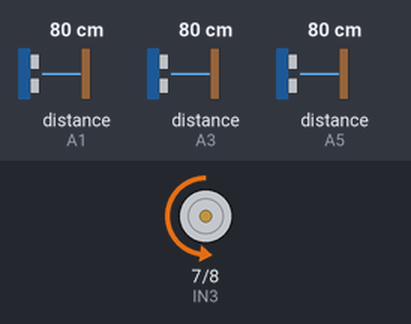
The sketch below on a simulated Arduino Uno, built with avr-gcc and run on an emulated ATmega328P. Parts: motor-driver pin pairs drawn as motors (green arrow = first pin HIGH = forward, orange = second pin HIGH = backward, longer = more drive, scaled by the enable pin). Wiring (inferred from the names in the program): 3 × ultrasonic range finder: trigger A0, echo A1 / trigger A2, echo A3 / trigger A4, echo A5. The test bench sets the inputs (shaded band); at power-on: distance to the obstacle (sensors on A1, A3, A5) 80 cm. The echo pulse lasts 58.3 µs per cm; what the sketch prints to the serial monitor is not drawn.

Above: at 2.3 s.
2.4 s: distance to the obstacle (sensor on A1) set to 9 cm
At 3.4 s:
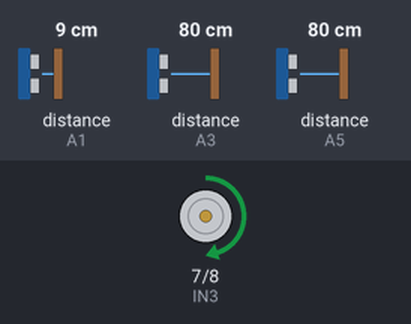
5.4 s: distance to the obstacle (sensor on A1) set to 6 cm
At 6.24 s:
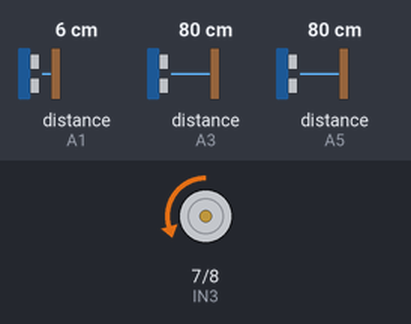
8.4 s: distance to the obstacle (sensor on A3) set to 18 cm
11.4 s: distance to the obstacle (sensor on A3) set to 13 cm
At 11.51 s:
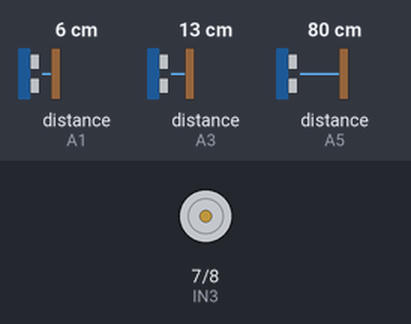
14.4 s: distance to the obstacle (sensor on A5) set to 54 cm
17.4 s: distance to the obstacle (sensor on A5) set to 47 cm
Timing chart, 0 to 21.4 s (numbered marks = the images above; inputs shaded):
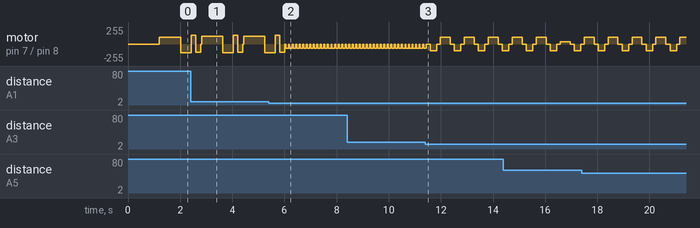

Measured:
- the behaviour switches between 8 and 7 cm on distance to the obstacle (sensor on A1) (found by bisection; images 1 and 2)
- the behaviour switches between 16 and 15 cm on distance to the obstacle (sensor on A3) (found by bisection; images 2 and 3)
- by itself, motor on pin 7 (IN3) / pin 8 (IN4): repeats every 0.92 s: stopped 0.17 s, backward 100/255 0.25 s, stopped 0.13 s, forward 100/255 0.37 s

The sketch:

maze_solver_pivot_stuck.ino
```cpp
// ==========================================================
// MAZE SOLVER ROBOT - LEFT PREFERRED (Professor Optimized)
// STRAIGHT FORWARD until WALL → LEFT priority turns
// Active corridor centering + stop-before-turn
// Motor Driver: L298N
//
// GEOMETRY:
//   Left/Right sensors at ~30° outward from front corners.
//   Front sensor straight ahead at center.
//   Caster wheel at REAR → pivot near wheel axle (center).
//   Bot: 25cm long × 12.5cm wide. Maze cell: 40cm × 40cm.
//
//   cos(30°) = 0.866 → angled reading × 0.866 = true lateral gap
//   Both sensors share the same angle → raw L-R error for centering
//   is valid as-is (cos factor cancels). Lateral clearance decisions
//   use the trig-corrected value.
//
// NEW in this version:
//   PIVOT TURNS  — instead of a dead stop + spin, the bot does a
//                  gentle arc (one wheel slower, other faster) for
//                  90° turns when space allows. Feels smoother and
//                  stays better centered in the cell.
//   STUCK ESCAPE — detects being stuck (no meaningful forward
//                  progress while trying to move) and executes a
//                  multi-step escape: reverse → wiggle → re-scan.
// ==========================================================

// ── Motor Driver Pins (L298N) ──────────────────────────────
const int ENA = 5;
const int IN1 = 4;
const int IN2 = 3;
const int ENB = 6;
const int IN3 = 7;
const int IN4 = 8;

// ── Ultrasonic Sensor Pins ─────────────────────────────────
const int LEFT_TRIG  = A0;
const int LEFT_ECHO  = A1;
const int FRONT_TRIG = A2;
const int FRONT_ECHO = A3;
const int RIGHT_TRIG = A4;
const int RIGHT_ECHO = A5;

// ── Geometry ───────────────────────────────────────────────
constexpr float COS30 = 0.866f;

// ── TUNED PARAMETERS ───────────────────────────────────────
const int baseSpeedLeft   = 100;
const int baseSpeedRight  = 100;
const int turnSpeedLeft   = 120;
const int turnSpeedRight  = 120;

const int wallThreshold      = 15;   // cm front wall detect
const int closeThreshold     = 10;   // cm raw angled: side wall close
const int veryCloseThreshold = 7;    // cm raw angled: too close → adjust
const int openTurnThreshold  = 18;   // cm raw angled: full cell open that side

const int turnDuration90   = 300;   // ms full pivot 90°
const int turnDuration180  = 600;   // ms full pivot 180°
const int shortStopDuration    = 150;
const int shortReverseDuration = 250;
const int smallAdjustDuration  = 100;
const int preTurnStopDuration  = 100;

// ── Pivot-arc parameters ───────────────────────────────────
constexpr float innerWheelRatio   = 0.30f;  // 0.0–0.5 (tune on floor)
const int   pivotArcDuration  = 375;   // ms for 90° arc (tune: turnDuration90 × 1.25)
const int   pivotArc180Duration = 750; // ms for 180° arc

// Whether to use arc turns or full pivot spins.
// Set to false if arcs cause the bot to clip walls in tight corridors.
const bool usePivotArc = true;

// ── Centering ──────────────────────────────────────────────
const float centerGain    = 1.8;
const int   maxCorrection = 12;
const int   minSpeed      = 60;

// ── Stuck detection ───────────────────────────────────────
// The bot is "stuck" if it has been commanding FORWARD for
// stuckTimeLimit ms but the front sensor reading has not
// decreased (it hasn't moved closer to anything — motor stall,
// wheel slip, wedged against wall, etc.).
//
// We track the front distance at the moment forward starts.
// If distFront doesn't change by more than stuckMovementThreshold
// after stuckTimeLimit ms → trigger escape sequence.
//
// Escape sequence:
//   Step 1: reverse stuckReverseDuration ms (pull away)
//   Step 2: wiggle — short left arc then right arc (unstick wheels)
//   Step 3: return to scan (re-read sensors, pick new direction)
const unsigned long stuckTimeLimit        = 800;   // ms with no progress → stuck
const float         stuckMovementThreshold = 2.0;  // cm change needed to prove moving
const int           stuckReverseDuration  = 400;   // ms reverse during escape
const int           stuckWiggleDuration   = 180;   // ms each wiggle direction

// Stuck tracking variables
unsigned long forwardStartTime  = 0;
float         forwardStartFront = 999.0;
bool          trackingForward   = false;

// ── State Machine ──────────────────────────────────────────
enum RobotState {
  SCAN,
  FORWARD,
  LEFT90,
  UTURN,
  RIGHT90,
  STOP,
  REVERSE,
  ADJUST_LEFT,
  ADJUST_RIGHT,
  PRE_TURN_STOP,
  STUCK_REVERSE,
  STUCK_WIGGLE_L,
  STUCK_WIGGLE_R
};

RobotState robotState           = SCAN;
unsigned long actionStartTime  = 0;
int  currentActionDuration     = 0;
bool wallDetected  = false;
bool justReversed  = false;
RobotState intendedTurn  = UTURN;

// ==========================================================
void setup() {
  Serial.begin(9600);
  Serial.println("=== MAZE BOT - PIVOT ARC + STUCK ESCAPE ===");
  Serial.println("Angled sensors (30deg) + rear caster geometry.");
  Serial.println("usePivotArc=" + String(usePivotArc)
               + " innerWheelRatio=" + String(innerWheelRatio));
  Serial.println("Logic: FORWARD → STOP → REVERSE → PRE-STOP → ARC/SPIN TURN");

  pinMode(ENA,OUTPUT); pinMode(IN1,OUTPUT); pinMode(IN2,OUTPUT);
  pinMode(ENB,OUTPUT); pinMode(IN3,OUTPUT); pinMode(IN4,OUTPUT);
  pinMode(LEFT_TRIG,OUTPUT);  pinMode(LEFT_ECHO,INPUT);
  pinMode(FRONT_TRIG,OUTPUT); pinMode(FRONT_ECHO,INPUT);
  pinMode(RIGHT_TRIG,OUTPUT); pinMode(RIGHT_ECHO,INPUT);

  stopMotors();
  delay(1000);
  Serial.println(">>> READY! Place in maze...");
  Serial.println("Tune: turnDuration90=" + String(turnDuration90)
               + " pivotArcDuration=" + String(pivotArcDuration));
}

// ==========================================================
void loop() {

  // ── 1. STATE MACHINE ──────────────────────────────────────
  if (robotState != SCAN) {
    if (millis() - actionStartTime >= (unsigned long)currentActionDuration) {
      stopMotors();

      if (robotState == STOP && wallDetected) {
        // Wall stop done → reverse
        startAction(REVERSE, shortReverseDuration);
        executeShortReverse();
        wallDetected = false;
        justReversed = true;

      } else if (robotState == PRE_TURN_STOP) {
        // Pre-turn settle done → execute arc or spin
        int dur = (intendedTurn == UTURN)
                  ? (usePivotArc ? pivotArc180Duration : turnDuration180)
                  : (usePivotArc ? pivotArcDuration    : turnDuration90);
        startAction(intendedTurn, dur);
        if      (intendedTurn == LEFT90) executeLeftTurn();
        else if (intendedTurn == RIGHT90) executeRightTurn();
        else                             executeRightTurn();  // u-turn spins right

      } else if (robotState == STUCK_REVERSE) {
        // Stuck reverse done → wiggle left
        startAction(STUCK_WIGGLE_L, stuckWiggleDuration);
        executeWiggleLeft();

      } else if (robotState == STUCK_WIGGLE_L) {
        // Wiggle left done → wiggle right
        startAction(STUCK_WIGGLE_R, stuckWiggleDuration);
        executeWiggleRight();

      } else if (robotState == STUCK_WIGGLE_R) {
        // Wiggle right done → back to scan
        robotState = SCAN;
        trackingForward = false;
        Serial.println("--- Stuck escape complete, re-scanning ---");

      } else {
        robotState = SCAN;
        trackingForward = false;
        Serial.println("--- Action done, scanning ---");
      }
    }
    return;
  }

  // ── 2. READ SENSORS ───────────────────────────────────────
  float distLeft  = getDistance(LEFT_TRIG,  LEFT_ECHO);
  float distFront = getDistance(FRONT_TRIG, FRONT_ECHO);
  float distRight = getDistance(RIGHT_TRIG, RIGHT_ECHO);

  float latLeft  = distLeft  * COS30;
  float latRight = distRight * COS30;

  // ── 3. DEBUG ──────────────────────────────────────────────
  Serial.print("L:"); Serial.print(distLeft,0);
  Serial.print(" F:"); Serial.print(distFront,0);
  Serial.print(" R:"); Serial.print(distRight,0);
  Serial.print(" | Ll:"); Serial.print(latLeft,1);
  Serial.print(" Rl:"); Serial.print(latRight,1);

  // ── 4. AFTER REVERSE: decide turn direction ───────────────
  if (justReversed) {
    justReversed = false;
    trackingForward = false;
    Serial.print(" | AFTER REVERSE:");
    if      (distLeft  > openTurnThreshold) { intendedTurn = LEFT90; Serial.println(" → LEFT");   }
    else if (distRight > openTurnThreshold) { intendedTurn = RIGHT90; Serial.println(" → RIGHT");  }
    else                                    { intendedTurn = UTURN; Serial.println(" → U-TURN"); }
    startAction(PRE_TURN_STOP, preTurnStopDuration);
    stopMotors();
    return;
  }

  // ── 5. PROACTIVE LEFT TURN (angled sensor advantage) ──────
  // Sensors see junctions before the bot reaches them.
  if (distFront > wallThreshold + 6       &&
      distLeft  > openTurnThreshold * 1.4 &&
      distRight < 40) {
    Serial.println(" | PROACTIVE LEFT → PRE-STOP");
    trackingForward = false;
    intendedTurn = LEFT90;
    startAction(PRE_TURN_STOP, preTurnStopDuration);
    stopMotors();
    return;
  }

  // ── 6. MAIN FORWARD LOGIC ─────────────────────────────────
  if (distFront > wallThreshold) {
    bool leftDanger = latLeft < veryCloseThreshold * COS30;
    bool rightDanger = latRight < veryCloseThreshold * COS30;
    bool leftClose = distLeft < closeThreshold;
    bool rightClose = distRight < closeThreshold;

    // ── Reverse decision making (only for dangerous side proximity)
    if (shouldReverse(distFront, distLeft, distRight, latLeft, latRight)) {
      Serial.println(" | REVERSE DECISION → BACK OFF");
      trackingForward = false;
      startAction(REVERSE, shortReverseDuration);
      executeShortReverse();
      return;
    }

    // ── Left/right proximity adjustments act independently
    if (leftDanger) {
      Serial.println(" | LEFT TOO CLOSE → ADJUST RIGHT");
      trackingForward = false;
      startAction(ADJUST_RIGHT, smallAdjustDuration);
      executeAdjustRight();
      return;
    }
    if (rightDanger) {
      Serial.println(" | RIGHT TOO CLOSE → ADJUST LEFT");
      trackingForward = false;
      startAction(ADJUST_LEFT, smallAdjustDuration);
      executeAdjustLeft();
      return;
    }

    // ── Stuck detection ───────────────────────────────────
    if (!trackingForward) {
      // Start tracking this forward run
      forwardStartTime  = millis();
      forwardStartFront = distFront;
      trackingForward   = true;
    } else {
      unsigned long elapsed = millis() - forwardStartTime;
      if (elapsed >= stuckTimeLimit) {
        // Check if front distance changed enough to prove movement
        float distChange = forwardStartFront - distFront; // positive = moved closer
        if (distChange < stuckMovementThreshold) {
          // No meaningful progress → STUCK
          Serial.println(" | *** STUCK DETECTED → ESCAPE ***");
          trackingForward = false;
          startAction(STUCK_REVERSE, stuckReverseDuration);
          executeStuckReverse();
          return;
        } else {
          // We are moving — reset window
          forwardStartTime  = millis();
          forwardStartFront = distFront;
        }
      }
    }

    int speedL = baseSpeedLeft;
    int speedR = baseSpeedRight;

    // ── Corridor centering ──
    if (distLeft < 40 && distRight < 40) {
      float error    = distLeft - distRight;
      int correction = (int)(error * centerGain);
      correction     = constrain(correction, -maxCorrection, maxCorrection);
      speedL += correction;
      speedR -= correction;
      Serial.print(" | CENTER err="); Serial.print(error,1);
      Serial.print(" corr="); Serial.print(correction);
    } else {
      // Single-wall hug
      if (distLeft  < closeThreshold) { speedL -= 10; speedR += 10; Serial.print(" | HUG-L"); }
      if (distRight < closeThreshold) { speedL += 10; speedR -= 10; Serial.print(" | HUG-R"); }
      // Emergency scrape guard
      if (latLeft  < 5.0) { speedL -= 15; speedR += 15; Serial.print(" | SCRAPE-L!"); }
      if (latRight < 5.0) { speedL += 15; speedR -= 15; Serial.print(" | SCRAPE-R!"); }
    }

    speedL = constrain(speedL, minSpeed, 255);
    speedR = constrain(speedR, minSpeed, 255);

    Serial.println(" → FORWARD");
    executeForward(speedL, speedR);

  } else {
    // Front wall
    Serial.println(" | WALL! → STOP");
    trackingForward = false;
    wallDetected = true;
    startAction(STOP, shortStopDuration);
    stopMotors();
  }

  delay(30);
}

// ==========================================================
// MOTOR FUNCTIONS
// ==========================================================

void startAction(RobotState stateCode, int duration) {
  robotState            = stateCode;
  currentActionDuration = duration;
  actionStartTime       = millis();
}

float getDistance(int trigPin, int echoPin) {
  digitalWrite(trigPin, LOW);  delayMicroseconds(5);
  digitalWrite(trigPin, HIGH); delayMicroseconds(10);
  digitalWrite(trigPin, LOW);
  long duration = pulseIn(echoPin, HIGH, 20000);
  if (duration < 100 || duration > 20000) return 999.0;
  float distance = duration * 0.034 / 2;
  return (distance > 50) ? 999.0 : distance;
}

void executeForward(int speedL, int speedR) {
  digitalWrite(IN1, HIGH); digitalWrite(IN2, LOW); analogWrite(ENA, speedL);
  digitalWrite(IN3, HIGH); digitalWrite(IN4, LOW); analogWrite(ENB, speedR);
}

// ── LEFT TURN: pivot arc or full spin based on usePivotArc ─
// Arc:  outer wheel (right) at full turnSpeed,
//       inner wheel (left)  at turnSpeed × innerWheelRatio.
//       Bot curves left — smooth, stays centered in cell.
// Spin: left reverse, right forward — original tight pivot.
void executeLeftTurn() {
  if (usePivotArc) {
    int outerSpeed = turnSpeedRight;
    int innerSpeed = (int)(turnSpeedLeft * innerWheelRatio);
    // Inner (left) crawls forward, outer (right) drives forward faster
    // → bot arcs left
    digitalWrite(IN1, HIGH); digitalWrite(IN2, LOW); analogWrite(ENA, innerSpeed);
    digitalWrite(IN3, HIGH); digitalWrite(IN4, LOW); analogWrite(ENB, outerSpeed);
  } else {
    // Original full spin
    digitalWrite(IN1, LOW);  digitalWrite(IN2, HIGH); analogWrite(ENA, turnSpeedLeft);
    digitalWrite(IN3, HIGH); digitalWrite(IN4, LOW);  analogWrite(ENB, turnSpeedRight);
  }
}

// ── RIGHT TURN ─────────────────────────────────────────────
// Arc:  outer wheel (left) at full turnSpeed,
//       inner wheel (right) at turnSpeed × innerWheelRatio.
// Spin: left forward, right reverse.
void executeRightTurn() {
  if (usePivotArc) {
    int outerSpeed = turnSpeedLeft;
    int innerSpeed = (int)(turnSpeedRight * innerWheelRatio);
    digitalWrite(IN1, HIGH); digitalWrite(IN2, LOW); analogWrite(ENA, outerSpeed);
    digitalWrite(IN3, HIGH); digitalWrite(IN4, LOW); analogWrite(ENB, innerSpeed);
  } else {
    // Original full spin
    digitalWrite(IN1, HIGH); digitalWrite(IN2, LOW);  analogWrite(ENA, turnSpeedLeft);
    digitalWrite(IN3, LOW);  digitalWrite(IN4, HIGH); analogWrite(ENB, turnSpeedRight);
  }
}

void executeAdjustLeft() {
  digitalWrite(IN1, LOW);  digitalWrite(IN2, HIGH); analogWrite(ENA, turnSpeedLeft  / 2);
  digitalWrite(IN3, HIGH); digitalWrite(IN4, LOW);  analogWrite(ENB, turnSpeedRight / 2);
}

void executeAdjustRight() {
  digitalWrite(IN1, HIGH); digitalWrite(IN2, LOW);  analogWrite(ENA, turnSpeedLeft  / 2);
  digitalWrite(IN3, LOW);  digitalWrite(IN4, HIGH); analogWrite(ENB, turnSpeedRight / 2);
}

void executeShortReverse() {
  // Normal post-wall reverse: slow and controlled
  digitalWrite(IN1, LOW); digitalWrite(IN2, HIGH); analogWrite(ENA, baseSpeedLeft);
  digitalWrite(IN3, LOW); digitalWrite(IN4, HIGH); analogWrite(ENB, baseSpeedRight);
}

// ── Stuck escape: harder reverse to break free ─────────────
// Slightly faster than normal reverse to overcome any jam.
void executeStuckReverse() {
  int escapeSpeed = constrain(baseSpeedLeft + 30, 0, 255);
  digitalWrite(IN1, LOW); digitalWrite(IN2, HIGH); analogWrite(ENA, escapeSpeed);
  digitalWrite(IN3, LOW); digitalWrite(IN4, HIGH); analogWrite(ENB, escapeSpeed);
}

// ── Wiggle left/right — shakes wheels free after being stuck ─
// These are short arcs, not full turns.
void executeWiggleLeft() {
  digitalWrite(IN1, LOW);  digitalWrite(IN2, HIGH); analogWrite(ENA, turnSpeedLeft);
  digitalWrite(IN3, HIGH); digitalWrite(IN4, LOW);  analogWrite(ENB, turnSpeedRight);
}

void executeWiggleRight() {
  digitalWrite(IN1, HIGH); digitalWrite(IN2, LOW);  analogWrite(ENA, turnSpeedLeft);
  digitalWrite(IN3, LOW);  digitalWrite(IN4, HIGH); analogWrite(ENB, turnSpeedRight);
}

void stopMotors() {
  analogWrite(ENA, 0);
  analogWrite(ENB, 0);
}

bool shouldReverse(float distFront, float distLeft, float distRight, float latLeft, float latRight) {
  // Decide whether to back off instead of continuing forward.
  // Reverse only when both sides are dangerously close at the same time.
  if (distFront > wallThreshold) {
    bool leftDanger  = latLeft  < veryCloseThreshold * COS30;
    bool rightDanger = latRight < veryCloseThreshold * COS30;
    return leftDanger && rightDanger;
  }
  return false;
}

// ==========================================================
// TUNING GUIDE
// ==========================================================
// PIVOT ARC TUNING
//   usePivotArc = true  → smooth arc turns (default, recommended)
//   usePivotArc = false → tight spin-in-place (narrow corridors)
//
//   innerWheelRatio (0.0–0.5):
//     0.0 = spin in place (same as usePivotArc=false)
//     0.3 = gentle arc (good starting point)
//     0.5 = wide sweeping arc (needs room)
//   Start at 0.3. If the bot clips the outer wall during a turn,
//   reduce to 0.2. If turns are too wide, reduce to 0.15.
//
//   pivotArcDuration:
//     Start at turnDuration90 × 1.25 (default: 375ms).
//     Place bot at cell center, run a left arc. It should face
//     the next corridor exactly. Adjust ±25ms.
//
// STUCK DETECTION TUNING
//   stuckTimeLimit (default 800ms):
//     How long to wait before declaring stuck. Increase on slow
//     floors (carpet). Decrease on fast floors (tiles).
//   stuckMovementThreshold (default 2.0cm):
//     Minimum front distance change to prove the bot is moving.
//     Increase if false stuck triggers occur on straight runs.
//     Decrease if the bot doesn't detect real stalls fast enough.
//   stuckReverseDuration (default 400ms):
//     Longer than shortReverseDuration to really pull free.
//   stuckWiggleDuration (default 180ms):
//     Each wiggle direction. Increase if wheels are still jammed
//     after the first escape attempt.
//
// GENERAL
//   wallThreshold (15cm): increase if nose clips wall before stop.
//   openTurnThreshold (18cm at 30°→15.6cm lateral): true full cell open.
//   centerGain (2.5): increase if drifts, decrease if snakes.
// ==========================================================
```

Source omitted: Act3ver2wi2c.cpp (6177 bytes), Exp1-2sw-4blk.cpp (786 bytes), Exp1-8blk.cpp (832 bytes), Exp1-8sw.cpp (897 bytes), Exp1blk.cpp (243 bytes), Exp2LED1.cpp (533 bytes), Exp2LED2.cpp (582 bytes), Exp3Act.cpp (1976 bytes), Exp3test.cpp (649 bytes)
